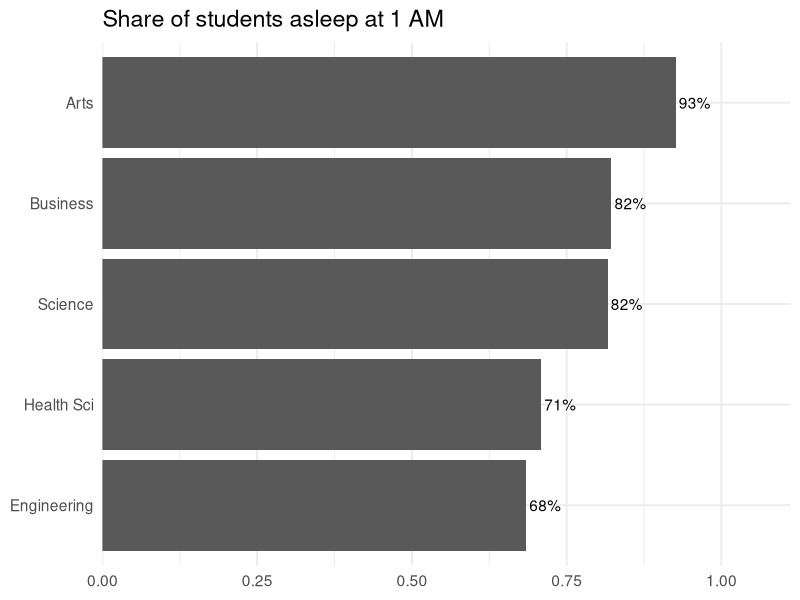
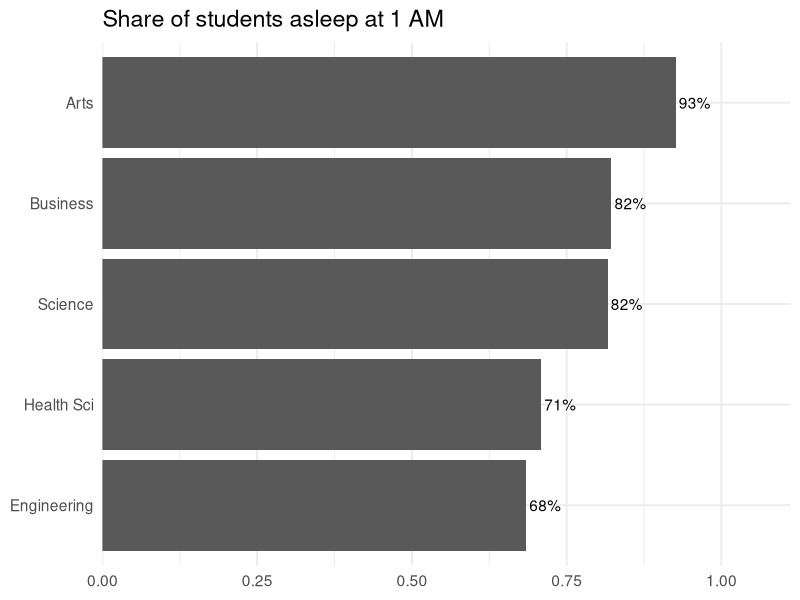
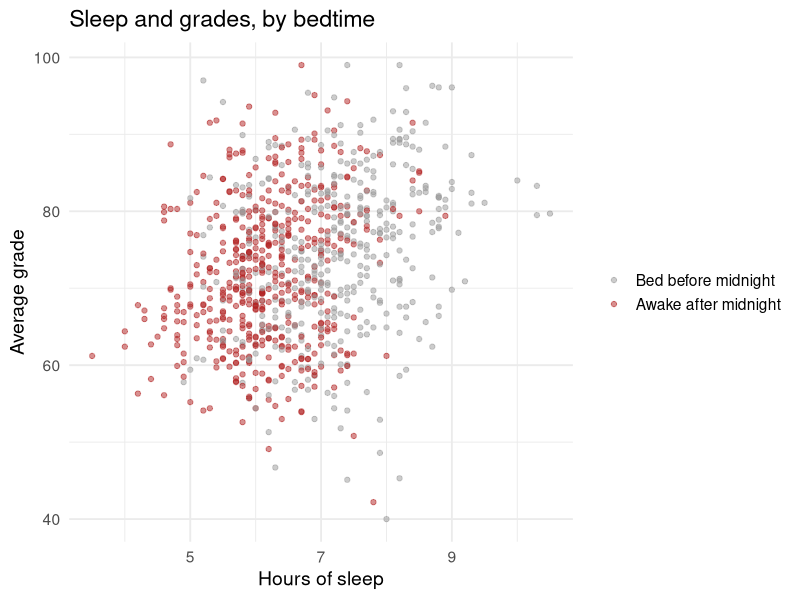

Here is the R script that generated these plots, in order:
## ---- chunk 1
#| context: setup
library(dplyr)
library(tibble)
library(ggplot2)
library(tidyverse)
library(readr)

survey <- read_csv("data/sleep_survey_v2.csv", show_col_types = FALSE)
survey_clean <- survey |>
  mutate(
    clean = str_to_lower(str_trim(bedtime)),
    clean = str_remove(clean, "^(around|about|~) ?"),
    clean = str_remove(clean, "-ish$"),
    clean = str_replace(clean, "midnight", "12:00 am"),
    clean = str_replace(clean, "a\\.m\\.", "am"),
    clean = str_replace(clean, "p\\.m\\.", "pm"),
    clean = str_replace(clean, "\\.", ":")
  ) |>
  separate_wider_regex(
    clean,
    patterns = c(hh = "\\d{1,2}", ":?", mm = "\\d{0,2}", " ?", ampm = "am|pm|"),
    too_few = "align_start"
  ) |>
  mutate(
    hh = as.numeric(hh),
    mm = if_else(mm == "", 0, as.numeric(mm)),
    hour24 = case_when(
      ampm == "am" ~ hh %% 12,
      ampm == "pm" ~ hh %% 12 + 12,
      hh >= 13 | hh == 0 ~ hh,
      hh >= 6 & hh <= 11 ~ hh + 12,
      hh <= 5 | hh == 12 ~ hh %% 12
    )
  )
sleep_times <- survey_clean |>
  filter(!is.na(hour24), !is.na(sleep_hours)) |>
  mutate(
    bedtime_dt = make_datetime(2026, 10, 27, tz = "America/Toronto") +
      hours(if_else(hour24 < 12, hour24 + 24, hour24)) +
      minutes(mm),
    wake = bedtime_dt + dhours(sleep_hours),
    wake_clock = hour(wake) + minute(wake) / 60
  )
asleep <- sleep_times |>
  mutate(
    sleeping = interval(bedtime_dt, wake),
    asleep_1am = make_datetime(2026, 10, 28, 1, tz = "America/Toronto") %within% sleeping
  )
## ---- chunk 2
survey_clean |>
  filter(is.na(hour24)) |>
  count(bedtime, sort = TRUE)
## ---- chunk 3
asleep |>
  group_by(program) |>
  summarize(share_asleep = mean(asleep_1am)) |>
  mutate(program = fct_reorder(program, share_asleep)) |>
  ggplot(aes(x = share_asleep, y = program)) +
  geom_col() +
  geom_text(aes(label = scales::percent(share_asleep, accuracy = 1)), hjust = -0.1) +
  scale_x_continuous(expand = expansion(mult = c(0, 0.2))) +
  labs(
    title = "Share of students asleep at 1 AM",
    x = NULL, y = NULL
  ) +
  theme_minimal(base_size = 14)
## ---- chunk 4
asleep |>
  group_by(program) |>
  summarize(share_asleep = mean(asleep_1am)) |>
  mutate(program = fct_reorder(program, share_asleep)) |>
  ggplot(aes(x = share_asleep, y = program)) +
  geom_col() +
  geom_text(aes(label = scales::percent(share_asleep, accuracy = 1)), hjust = -0.1) +
  scale_x_continuous(expand = expansion(mult = c(0, 0.2))) +
  labs(
    title = "Share of students asleep at 1 AM",
    x = NULL, y = NULL
  ) +
  theme_minimal(base_size = 14)
## ---- chunk 5
sleep_times |>
  mutate(
    after_midnight = bedtime_dt > make_datetime(2026, 10, 28, tz = "America/Toronto")
  ) |>
  filter(!is.na(avg_grade)) |>
  ggplot(aes(x = sleep_hours, y = avg_grade, colour = after_midnight)) +
  geom_point(alpha = 0.5) +
  scale_colour_manual(
    values = c("FALSE" = "grey60", "TRUE" = "firebrick"),
    labels = c("Bed before midnight", "Awake after midnight"),
    name = NULL
  ) +
  labs(
    title = "Sleep and grades, by bedtime",
    x = "Hours of sleep", y = "Average grade"
  ) +
  theme_minimal(base_size = 14)
